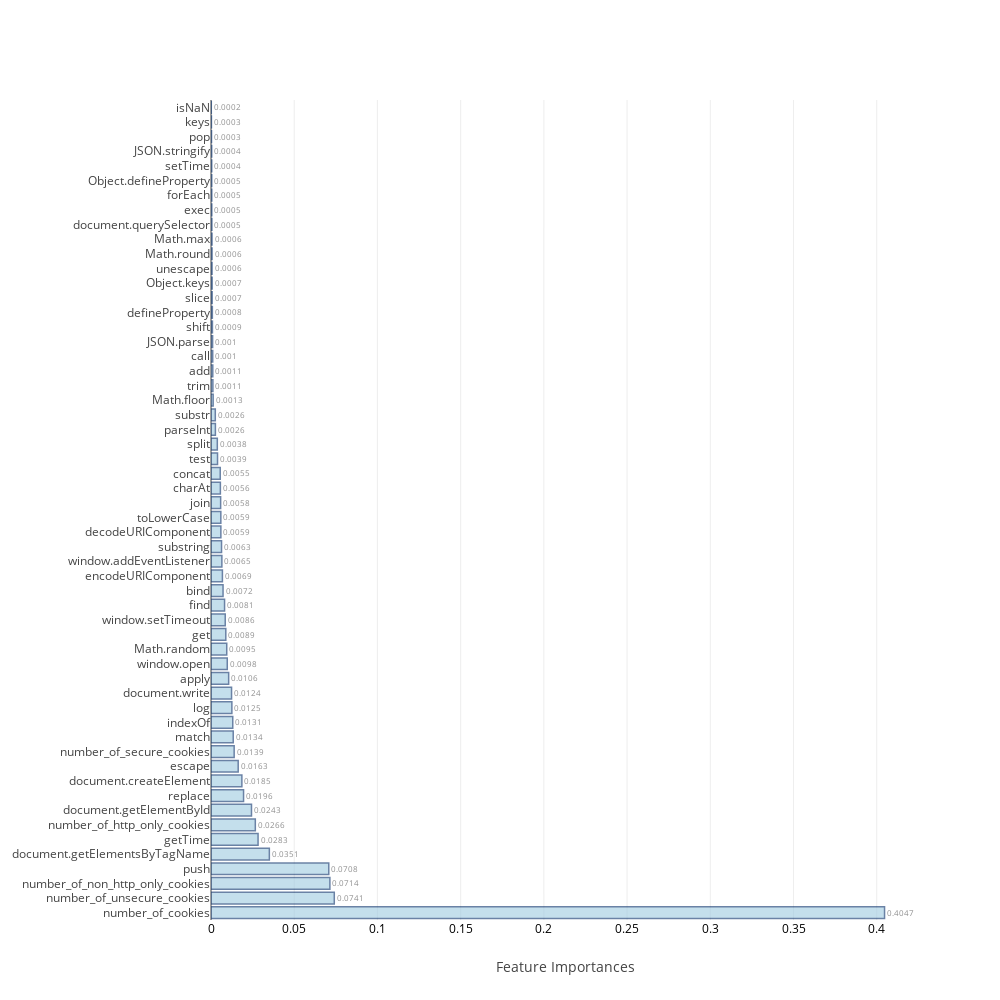

Source (notebook cell):
### Markdown cell above
### <a id='1.B' style="text-decoration : none; color : #000000;"> B. Average Feature Importances</a>

### Code cell
feat_impt_plot(np.average(feat_imp,axis=0),columns)

### Figure 1 — Plotly figure (JSON) as saved in the notebook; plotly's stock layout.template omitted (floating-point values rounded to 4 significant figures)
{"data": [{"marker": {"color": "rgb(158,202,225)", "line": {"color": "rgb(8,48,107)", "width": 1.5}}, "opacity": 0.6, "orientation": "h", "text": [0.4047, 0.0741, 0.0714, 0.0708, 0.0351, 0.0283, 0.0266, 0.0243, 0.0196, 0.0185, 0.0163, 0.0139, 0.0134, 0.0131, 0.0125, 0.0124, 0.0106, 0.0098, 0.0095, 0.0089, 0.0086, 0.0081, 0.0072, 0.0069, 0.0065, 0.0063, 0.0062, 0.0059, 0.0059, 0.0058, 0.0056, 0.0055, 0.0039, 0.0038, 0.0026, 0.0026, 0.0013, 0.0011, 0.0011, 0.001, 0.001, 0.0009, 0.0008, 0.0007, 0.0007, 0.0007, 0.0006, 0.0006, 0.0006, 0.0005, 0.0005, 0.0005, 0.0005, 0.0004, 0.0004, 0.0003, 0.0003, 0.0002], "textposition": "outside", "type": "bar", "uid": "b5fd4885-7c9d-4867-8809-7afbd11bb8eb", "x": [0.4047, 0.07407, 0.07144, 0.07077, 0.03506, 0.02828, 0.02663, 0.02433, 0.01956, 0.01855, 0.01634, 0.01392, 0.01335, 0.01307, 0.01253, 0.01235, 0.01061, 0.009772, 0.009455, 0.008893, 0.00855, 0.008145, 0.007232, 0.006854, 0.006527, 0.006334, 0.006235, 0.005921, 0.005905, 0.005795, 0.005631, 0.005544, 0.003921, 0.003793, 0.002644, 0.002583, 0.001297, 0.001136, 0.00107, 0.001026, 0.0009704, 0.0008655, 0.000811, 0.0007119, 0.0006895, 0.0006658, 0.0006366, 0.000636, 0.0006138, 0.0005425, 0.0004872, 0.0004793, 0.0004578, 0.0004462, 0.0004182, 0.0003155, 0.0002599, 0.000172], "y": ["number_of_cookies", "number_of_unsecure_cookies", "number_of_non_http_only_cookies", "push", "document.getElementsByTagName", "getTime", "number_of_http_only_cookies", "document.getElementById", "replace", "document.createElement", "escape", "number_of_secure_cookies", "match", "indexOf", "log", "document.write", "apply", "window.open", "Math.random", "get", "window.setTimeout", "find", "bind", "encodeURIComponent", "window.addEventListener", "substring", "hasOwnProperty", "decodeURIComponent", "toLowerCase", "join", "charAt", "concat", "test", "split", "parseInt", "substr", "Math.floor", "trim", "add", "call", "JSON.parse", "shift", "defineProperty", "slice", "Object.keys", "toString", "unescape", "Math.round", "Math.max", "document.querySelector", "exec", "forEach", "Object.defineProperty", "setTime", "JSON.stringify", "pop", "keys", "isNaN"]}], "layout": {"autosize": false, "height": 1000, "width": 1000, "xaxis": {"tickfont": {"color": "black", "size": 12}, "title": "Feature Importances"}, "yaxis": {"automargin": true}}}
